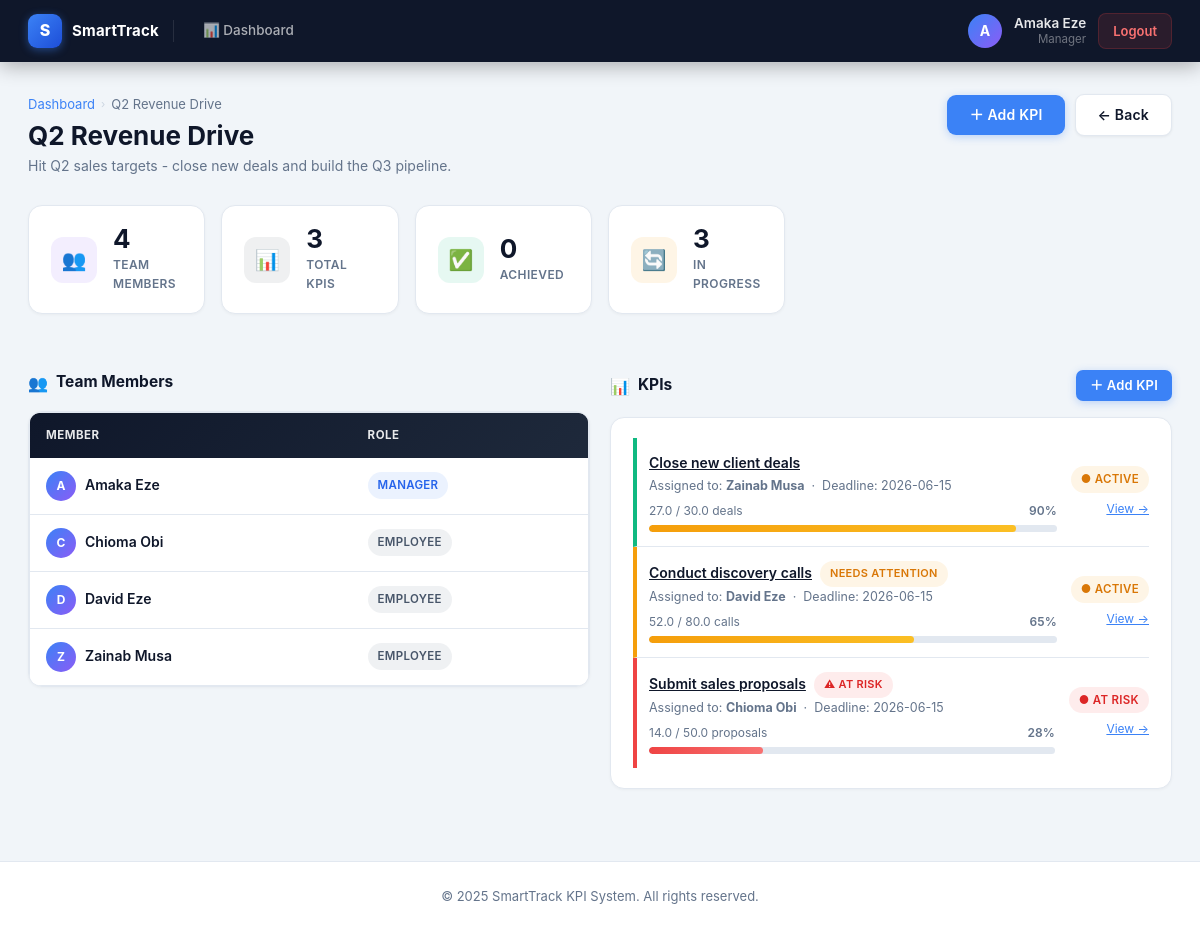
The app's page /manager/project/4 (signed in) with its own data.
### tables this page shows
CREATE TABLE users (
            id            INTEGER PRIMARY KEY AUTOINCREMENT,
            username      TEXT UNIQUE NOT NULL,
            password      TEXT NOT NULL,
            full_name     TEXT NOT NULL,
            role          TEXT NOT NULL CHECK(role IN ('admin','manager','employee')),
            department_id INTEGER REFERENCES departments(id),
            company_id    INTEGER NOT NULL REFERENCES companies(id)
        );

CREATE TABLE projects (
            id            INTEGER PRIMARY KEY AUTOINCREMENT,
            name          TEXT NOT NULL,
            description   TEXT,
            start_date    TEXT NOT NULL,
            end_date      TEXT NOT NULL,
            status        TEXT NOT NULL DEFAULT 'active'
                              CHECK(status IN ('active','completed','archived')),
            created_by    INTEGER REFERENCES users(id),
            department_id INTEGER REFERENCES departments(id),
            company_id    INTEGER NOT NULL REFERENCES companies(id),
            created_at    TEXT DEFAULT (datetime('now'))
        );

CREATE TABLE kpis (
            id            INTEGER PRIMARY KEY AUTOINCREMENT,
            title         TEXT NOT NULL,
            description   TEXT,
            target_value  REAL NOT NULL,
            unit          TEXT NOT NULL,
            deadline      TEXT NOT NULL,
            created_by    INTEGER REFERENCES users(id),
            assigned_to   INTEGER REFERENCES users(id),
            project_id    INTEGER REFERENCES projects(id),
            department_id INTEGER REFERENCES departments(id),
            created_at    TEXT DEFAULT (datetime('now'))
        );

### app.py (the view)
@app.get("/manager/project/{project_id}", response_class=HTMLResponse)
def mgr_project_detail(request: Request, project_id: int):
    user = require_role(request, "manager")
    conn = get_conn()
    project = conn.execute(
        "SELECT * FROM projects WHERE id=? AND department_id=?",
        (project_id, user["department_id"])
    ).fetchone()
    if not project:
        raise HTTPException(status_code=404)
    members = conn.execute(
        "SELECT u.* FROM users u "
        "JOIN project_members pm ON u.id = pm.user_id "
        "WHERE pm.project_id=? ORDER BY u.full_name",
        (project_id,)
    ).fetchall()
    kpis = conn.execute(
        "SELECT k.*, u.full_name as assignee_name, "
        "(SELECT value FROM kpi_updates WHERE kpi_id=k.id ORDER BY updated_at DESC LIMIT 1) as current_value, "
        "(SELECT COUNT(*) FROM kpi_updates WHERE kpi_id=k.id) as update_count "
        "FROM kpis k JOIN users u ON k.assigned_to = u.id "
        "WHERE k.project_id=? ORDER BY k.deadline",
        (project_id,)
    ).fetchall()
    conn.close()
    return templates.TemplateResponse("mgr_project.html",
                                      {"request": request, "user": user,
                                       "project": project, "members": members, "kpis": kpis})

### templates/mgr_project.html (shortened to what this page needs)
{% extends "base.html" %}
{% block content %}
<div class="page-header">
    <div>
        <div class="breadcrumb">
            <a href="/manager/dashboard">Dashboard</a>
            <span class="breadcrumb-sep">›</span>
            <span>{{ project['name'] }}</span>
        </div>
        <h1 class="page-header-title">{{ project['name'] }}</h1>
        <p class="page-header-subtitle">{{ project['description'] or 'No description provided.' }}</p>
    </div>
    <div class="page-header-actions">
        <a href="/manager/project/{{ project['id'] }}/set-kpi"><button>＋ Add KPI</button></a>
        <a href="/manager/dashboard"><button class="btn-secondary">← Back</button></a>
    </div>
</div>
{% set ns = namespace(achieved=0) %}
{% for kpi in kpis %}
    {% if kpi['current_value'] is not none and kpi['current_value'] >= kpi['target_value'] %}
        {% set ns.achieved = ns.achieved + 1 %}
    {% endif %}
{% endfor %}
<div class="stats-grid" style="grid-template-columns: repeat(auto-fill, minmax(160px, 1fr)); margin-bottom:28px;">
    <div class="stat-card">
        <div class="stat-icon si-purple">👥</div>
        <div>
            <div class="stat-value">{{ members | length }}</div>
            <div class="stat-label">Team Members</div>
        </div>
    </div>
    <div class="stat-card">
        <div class="stat-icon si-navy">📊</div>
        <div>
            <div class="stat-value">{{ kpis | length }}</div>
            <div class="stat-label">Total KPIs</div>
        </div>
    </div>
    <div class="stat-card">
        <div class="stat-icon si-green">✅</div>
        <div>
            <div class="stat-value">{{ ns.achieved }}</div>
            <div class="stat-label">Achieved</div>
        </div>
    </div>
    <div class="stat-card">
        <div class="stat-icon si-amber">🔄</div>
        <div>
            <div class="stat-value">{{ (kpis | length) - ns.achieved }}</div>
            <div class="stat-label">In Progress</div>
        </div>
    </div>
</div>
<div class="two-col">
    <div>
        <div class="section-header">
            <h2 class="section-title"><span class="section-icon">👥</span> Team Members</h2>
        </div>
        {% if members %}
        <div class="card">
            <div class="table-wrap">
                <table>
                    <thead>
                        <tr>
                            <th>Member</th>
                            <th>Role</th>
                        </tr>
                    </thead>
                    <tbody>
                        {% for member in members %}
                        <tr>
                            <td>
                                <div style="display:flex; align-items:center; gap:9px;">
                                    <div style="width:30px; height:30px; border-radius:50%; background:linear-gradient(135deg,#3b82f6,#8b5cf6); display:flex; align-items:center; justify-content:center; color:white; font-weight:700; font-size:12px; flex-shrink:0;">
                                        {{ member['full_name'][0] | upper }}
                                    </div>
                                    <strong>{{ member['full_name'] }}</strong>
                                </div>
                            </td>
                            <td>
                                <span class="badge {{ 'badge-primary' if member['role'] == 'manager' else 'badge-gray' }}">
                                    {{ member['role'] | title }}
                                </span>
                            </td>
                        </tr>
                        {% endfor %}
                    </tbody>
                </table>
            </div>
        </div>
        {% else %}
        <div class="empty-state">
            <span class="empty-icon">👤</span>
            <h4>No team members</h4>
            <p>No members have been added to this project.</p>
        </div>
        {% endif %}
    </div>
    <div>
        <div class="section-header">
            <h2 class="section-title"><span class="section-icon">📊</span> KPIs</h2>
            <a href="/manager/project/{{ project['id'] }}/set-kpi" class="btn btn-sm">＋ Add KPI</a>
        </div>
        {% if kpis %}
        <div class="card">
            <div class="card-body">
                {% for kpi in kpis %}
                {% set current  = kpi['current_value'] if kpi['current_value'] is not none else 0 %}
                {% set target   = kpi['target_value']  if kpi['target_value'] else 1 %}
                {% set pct_raw  = (current / target * 100) %}
                {% set pct      = pct_raw if pct_raw <= 100 else 100 %}
                {% set achieved = kpi['current_value'] is not none and kpi['current_value'] >= kpi['target_value'] %}
                {% if achieved %}
                    {% set risk_cls = 'kpi-risk-ok' %}
                {% elif pct < 50 %}
                    {% set risk_cls = 'kpi-risk-danger' %}
                {% elif pct < 80 %}
                    {% set risk_cls = 'kpi-risk-warning' %}
                {% else %}
                    {% set risk_cls = 'kpi-risk-ok' %}
                {% endif %}
                <div class="kpi-row {{ risk_cls }}">
                    <div class="kpi-row-main">
                        <div style="display:flex; align-items:center; gap:8px; flex-wrap:wrap;">
                            <a class="kpi-row-name" href="/manager/kpi/{{ kpi['id'] }}">{{ kpi['title'] }}</a>
                            {% if not achieved and pct < 50 %}
                            <span class="badge badge-danger" style="font-size:11px;">⚠ At Risk</span>
                            {% elif not achieved and pct < 80 %}
                            <span class="badge badge-warning" style="font-size:11px;">Needs Attention</span>
                            {% endif %}
                        </div>
                        <div class="kpi-row-sub" style="margin-bottom:5px;">
                            Assigned to: <strong>{{ kpi['assignee_name'] or 'Unassigned' }}</strong>
                            &nbsp;·&nbsp; Deadline: {{ kpi['deadline'] or '—' }}
                        </div>
                        <div class="progress-meta">
                            <span>{{ current }} / {{ kpi['target_value'] }} {{ kpi['unit'] }}</span>
                            <span style="font-weight:600;">{{ pct | int }}%</span>
                        </div>
                        <div class="progress-bar">
                            <div class="progress-fill {{ 'pf-success' if achieved else ('pf-warning' if pct >= 50 else 'pf-danger') }}"
                                 style="width:{{ pct }}%;"></div>
                        </div>
                    </div>
                    <div style="flex-shrink:0; display:flex; flex-direction:column; align-items:flex-end; gap:6px;">
                        {% if achieved %}
                        <span class="badge badge-success">✓ Done</span>
                        {% elif pct < 50 %}
                        <span class="badge badge-danger">● At Risk</span>
                        {% else %}
                        <span class="badge badge-warning">● Active</span>
                        {% endif %}
                        <a href="/manager/kpi/{{ kpi['id'] }}" style="font-size:12px; color:var(--primary);">View →</a>
                    </div>
                </div>
                {% endfor %}
            </div>
        </div>
        {% else %}
        <div class="empty-state">
            <span class="empty-icon">📊</span>
            <h4>No KPIs yet</h4>
            <p><a href="/manager/project/{{ project['id'] }}/set-kpi">Add the first KPI</a> to this project.</p>
        </div>
        {% endif %}
    </div>
</div>
{% endblock %}

### templates/base.html (shortened to what this page needs)
<!DOCTYPE html>
<html lang="en">
<head>
    <link rel="stylesheet" href="{{ url_for('static', path='style.css') }}?v=20">
</head>
<body class="{% block body_class %}{% endblock %}">
    {% set auth_paths = ['/', '/login', '/register', '/signup'] %}
    {% if request.url.path not in auth_paths %}
    <nav class="navbar">
        <div class="navbar-brand">
            <div class="navbar-logo">S</div>
            <span class="navbar-title">SmartTrack</span>
        </div>
        <div class="navbar-links">
            {% if request.session.get('user_id') and user %}
            <a href="/{{ user['role'] }}/dashboard">
                📊 Dashboard
            </a>
            {% endif %}
        </div>
        <div class="navbar-user">
            {% if request.session.get('user_id') and user %}
            <div class="user-avatar">{{ user['full_name'][0] | upper if user['full_name'] else 'U' }}</div>
            <div class="user-info">
                <div class="user-name-text">{{ user['full_name'] }}</div>
                <div class="user-role-text">{{ user['role'] | title }}</div>
            </div>
            <a href="/logout" class="btn-logout">Logout</a>
            {% endif %}
        </div>
    </nav>
    {% endif %}
    <main>
        {% block content %}{% endblock %}
    </main>
    {% if request.url.path not in auth_paths %}
    <footer>
        <p>&copy; 2025 SmartTrack KPI System. All rights reserved.</p>
    </footer>
    {% endif %}
</body>
</html>

### records on screen
users: full_name "A", full_name "Amaka Eze", role "Manager", role "MANAGER"
projects: name "Q2 Revenue Drive", description "Hit Q2 sales targets - close new deals and build the Q3 pipeline."
users: full_name "C", full_name "Chioma Obi", role "EMPLOYEE"
users: full_name "D", full_name "David Eze", role "EMPLOYEE"
users: full_name "Z", full_name "Zainab Musa", role "EMPLOYEE"
kpis: title "Close new client deals", full_name "Zainab Musa", deadline "2026-06-15", current "27.0", target_value "30.0", unit "deals", pct "90", {{ pct }} 90.0 (drawn), shows "● ACTIVE"
kpis: title "Conduct discovery calls", shows "NEEDS ATTENTION", full_name "David Eze", deadline "2026-06-15", current "52.0", target_value "80.0", unit "calls", pct "65", {{ pct }} 65.0 (drawn), shows "● ACTIVE"
kpis: title "Submit sales proposals", shows "⚠ AT RISK", full_name "Chioma Obi", deadline "2026-06-15", current "14.0", target_value "50.0", unit "proposals", pct "28", {{ pct }} 28.000000000000004 (drawn), shows "● AT RISK"

### other values on screen
{{ members | length }} "4"
{{ kpis | length }} "3"
{{ ns.achieved }} "0"
{{ (kpis | length) - ns.achieved }} "3"
